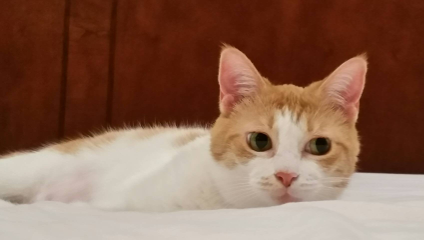
#> input picture 20fall/lec20/cat400.png, 424 x 240 px, found by its file name
$ jupyter execute --allow-errors lec07_interpolation.ipynb   (shell and % lines are left out)
#> lines starting #> are read from the running program, lines starting #| are printed output that depends on the picture
# ECE 417 Lecture 7: Image Upsampling and Downsampling
## Mark Hasegawa-Johnson, September 16, 2021
This file is distributed under a <a href="https://creativecommons.org/licenses/by/3.0/">CC-BY</a> license.  You may freely re-use or re-distribute the whole or any part.  If you re-distribute a non-trivial portion of it, give me credit.

## Outline of Today's lecture
* Decimation
* Downsampling
* Upsampling
* Piece-wise constant interpolation
* Piece-wise linear interpolation
* Piece-wise spline interpolation
* Sinc interpolation

# Preliminaries
First let's load some libraries, and some data.

[cell 1]
import imageio # for image i/o
import numpy as np  # general numeric operations and matrices
import io # for io.BytesIO, turns the data stream into a file-like object
import matplotlib.pyplot as plt # allows us to plot things
import urllib.request as request # downloads a file from the web
import math # for things like pi
image_url = 'http://isle.illinois.edu/speech_web_lg/coursematerials/ece417/18fall/cat400.png'
cat400=imageio.imread(io.BytesIO(request.urlopen(image_url).read())).astype(float)
plt.figure(1,figsize=(int(424*0.05),int(240*0.05)))
plt.imshow(cat400.astype('uint8'))
plt.title('Image of a cat with resolution {}'.format(cat400.shape),fontsize=18)

# Image as a signal

Notice that, in this case, the size of the image is $(240,480,3)$, meaning that it has 240 rows, 480 columns, and 3 colors.  `imageio` creates a numpy array indexed in that order (rows, columns, colors); other packages index in other orders, so you have to be careful each time you use a new package.  In any case, we can index this image as

$$x[m,n,k]$$

where we'll use

* $m$ to index the row,
* $n$ to index the column,
* $k$ to index the color plane (red, green, or blue).

# Decimation

Decimation just means we remove $D-1$ out of every $D$ samples, thus
$$y[m,n,k]=x[mD,nD,k]$$

[cell 2]
(M,N,K)=cat400.shape
#> M = 240; N = 424; K = 3
cat100=cat400[::4,::4,:]
print(cat100.shape)
#| (60, 106, 3)
plt.figure(1,figsize=(int(424*0.05),int(240*0.05)))
plt.imshow(cat100.astype('uint8'))
plt.title('Cat Decimated to 60x106x3',fontsize=18)

[cell 3]
plt.figure()
t4=np.linspace(0,N-1,N,dtype='int16')
#> t4 = 424 values from 0 to 423
f1=plt.figure(figsize=(14,4))
plt.plot(t4,cat400[160,:,2],t4[:106],cat100[40,:,2])
plt.title('Row 160 of fullsize image (blue), row 40 of decimated image (orange), color k=2')
#> figure, not shown here; curve peaks at x = 163, y = 207; curve peaks at x = 41, y = 207

### Fourier transforms of the high-resolution and downsampled images

Remember that the multi-dimensional Fourier transform is
$$X(\omega_1,\omega_2,\omega_3)=\sum_{n_1}\sum_{n_2}\sum_{n_3}x[n_1,n_2,n_3]e^{-j(\omega_1n_1+\omega_2n_2+\omega_3n_3)}$$

Since this is a separable operation, we can learn a lot by just focusing on one dimension at a time.  For example, let's define the DTFT of a row to be:

$$X(m,\omega,k)=\sum_n x[m,n,k]e^{-j\omega n}$$
$$Y(m,\omega,k)=\sum_n y[m,n,k]e^{-j\omega n}$$

But what is the relationship between $Y(\omega)$ and $X(\omega)$?  Hint: it involves aliasing.

This is easiest to analyze in two steps.  First, multiply $x[n]$ by
$$p[n]=\sum_{m=-\infty}^\infty \delta[n-mD]$$
in order to get the signal
$$v[n]=p[n]x[n]$$

[cell 4]
pulsetrain = np.zeros((M,N,K))
pulsetrain[::4,::4,:]=1
cat400_times_pulsetrain = cat400 * pulsetrain
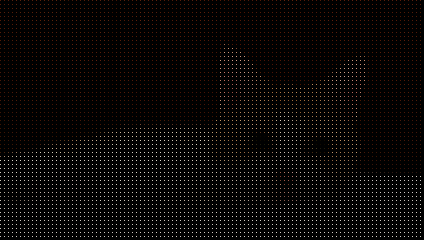
#> cat400_times_pulsetrain: shape (240, 424, 3) float64; mean R, G, B 8.6, 6.2, 5.1
plt.figure(1,figsize=(int(424*0.05),int(240*0.05)))
plt.imshow(cat400_times_pulsetrain.astype('uint8'))
plt.title('Cat Multiplied by Pulse Train',fontsize=18)

#### What's the Fourier transform of a pulse train?

The Fourier transform of a pulse train is a pulse train:

$$p[n]=\sum_{m=-\infty}^\infty \delta[n-mD]$$
which has a transform of
$$P(\omega)=\frac{2\pi}{D}\sum_{k=0}^{D-1} \delta\left(\omega-\frac{2\pi k}{D}\right)$$

[cell 5]
pulsetrain_transformed = np.fft.fft(pulsetrain[0,:,0])
n = np.arange(N)
#> n = 424 values from 0 to 423
omega = np.linspace(0,2*np.pi,N,endpoint=False)
#> omega = 424 values from 0 to 6.27
fig, ax = plt.subplots(2,1, figsize=(14,7))
ax[0].plot(n,pulsetrain[0,:,0])
ax[0].set_title('Impulse train in the time domain, with one impulse every 4 samples')
ax[0].set_xlabel('$n$')
ax[1].plot(omega,np.abs(pulsetrain_transformed))
ax[1].set_title('Its Fourier transform is a pulse train, with one impulse per $2\pi/4$ radians')
ax[1].set_xlabel('$\omega$')
fig.tight_layout()
#> figure, not shown here; panel 1: curve peaks at x = 0, y = 1; panel 2: curve peaks at x = 0, y = 106

### Multiplying in the time domain is convolving in the frequency domain

Remember that $v[n]=p[n]x[n]$.  Remember, also, that multiplying two signals in the time domain is the same as convolving them in the frequency domain:

$$v[n]=x[n]p[n]  \Leftrightarrow V(\omega)=\frac{1}{2\pi} P(\omega)\ast X(\omega)$$

Since convolving any signal with an impulse is the same as shifting the signal, we get that

$$P(\omega)=\frac{2\pi}{D}\sum_{k=0}^{D-1} \delta\left(\omega-\frac{2\pi k}{D}\right)$$

implies that

$$V(\omega) = \frac{1}{D} \sum_{k=0}^{D-1}X\left(\omega-\frac{2\pi k}{D}\right)$$

[cell 6]
cat400_transformed = np.fft.fft(cat400[160,:,2])
cat400_times_pulsetrain_transformed = np.fft.fft(cat400_times_pulsetrain[160,:,2])
fig, ax = plt.subplots(2,1, figsize=(14,7))
ax[0].plot(omega,20*np.log10(np.abs(cat400_transformed)))
ax[0].set_title('Fourier transform of the original high-res cat image')
ax[0].set_ylabel('deciBels')
ax[1].plot(omega,20*np.log10(np.abs(cat400_times_pulsetrain_transformed)))
ax[1].set_title('Fourier transform of the cat times the pulse train -- notice the aliasing!!!')
ax[1].set_xlabel('$\omega$')
ax[1].set_ylabel('deciBels')
fig.tight_layout()
#> figure, not shown here; panel 1: curve peaks at x = 0, y = 95.65; panel 2: curve peaks at x = 0, y = 83.65

Notice that $v[n]$ has all of the same samples as the downsampled image $y[n]$ -- they're just spread out, with 3 zeros between each nonzero sample.  Getting rid of the zeros doesn't change the spectrum, so we can compute it as follows:

$$y[n] = v[nD]$$
$$Y(\omega)=\sum_n y[n]e^{-j\omega n}$$
$$=\sum_m v[m=nD]e^{-j\omega m/D}$$
$$=V\left(\frac{\omega}{D}\right)$$

In other words, $Y(\omega)=V(\omega/D)$, which basically means that we just relabel the frequency axis -- anything that happens at $\omega=2\pi/D$ on the frequency axis for $V(\omega)$ happens at $\omega=2\pi$ on the frequency axis for $Y(\omega)$.  In particular, both $V(\omega)$ and $Y(\omega)$ have the same aliasing:

$$Y(\omega)= \left(\frac{1}{D}\right)\sum_{d=0}^{D-1} X\left(\frac{\omega-2\pi d}{D}\right)$$

[cell 7]
cat100_transformed = np.fft.fft(cat100[40,0:106,2])

fig = plt.figure(1,figsize=(14,10))
plt.subplot(311)
plt.plot(omega,20*np.log10(abs(cat400_transformed)))
plt.title('DTFT of row 160: Original')
plt.subplot(312)
plt.plot(omega,20*np.log10(abs(cat400_times_pulsetrain_transformed)))
plt.title('DTFT of row 160: Aliased in Frequency')
plt.subplot(313)
plt.plot(omega[::4],20*np.log10(abs(cat100_transformed)))
plt.title('DTFT of row 40, which used to be row 160: Downsampled')
fig.tight_layout()
#> figure, not shown here; panel 1: curve peaks at x = 0, y = 95.65; panel 2: curve peaks at x = 0, y = 83.65; panel 3: curve peaks at x = 0, y = 83.65

# Downsampling
We can avoid aliasing by lowpass filtering the signal prior to decimation.

The term `downsampling`, in general, just means "reducing the sampling rate."  The right way to downsample is to lopass filter, and then to decimate.

An ideal lowpass filter with cutoff frequency $\omega_c$ is given by
$$h[n]=\frac{\omega_c}{\pi}\mbox{sinc}(\omega_c n)=\frac{\sin(\omega_c n)}{\pi n}$$
When we create a lowpass filter by hand, we have to be careful with the $n=0$ sample:
$$h[0]=\frac{\omega_c}{\pi}$$
In order to avoid aliasing, we need
$$\omega_c=\frac{\pi}{D}$$
We can approximate an ideal lowpass filter by creating a reasonably long, rectangular-windowed FIR filter
(Hamming window would be better).  Then we can lowpass filter by convolving each row and each column:
    $$x_{lpf}[n]=h[n]\ast x[n]$$
    $$y_{lpf}[n] = x_{lpf}[nD]$$

[cell 8]
n16 = np.arange(-7.5,8.5)
omega16 = np.linspace(0,2*np.pi,16,endpoint=False)
lpf = 0.25 * np.hamming(16) * np.sin(np.pi*n16/4) / (np.pi*n16/4)
lpf16_transformed = np.fft.fft(lpf)
fig=plt.figure(1,figsize=(14,6))
plt.subplot(211)
plt.plot(n16,lpf)
plt.title('Hamming-Windowed Lowpass Filter at $\omega_c=\pi/4$, length = 1000 samples')
plt.xlabel('$m$')
plt.subplot(212)
plt.plot(omega16,np.abs(lpf16_transformed))
plt.title('Hamming-Windowed Lowpass Filter at $\omega_c=\pi/4$, length = 1000 samples')
plt.xlabel('$\omega$')
fig.tight_layout()
#> figure, not shown here; panel 1: curve peaks at x = -0.5, y = 0.241; panel 2: curve peaks at x = 0, y = 1

### Separable Filter

The np.convolve2d function implements convolution in two dimensions, but it's very slow to convolve in 2D (complexity is O($M^2N^2$)).

A much faster method is to first convolve each column (complexity: O($N^2$)), then convolve each row (complexity: O($M^2$)), total complexity is only O($M^2+N^2$).  This is called "separable filtering".

Here, we use mode='nearest' in order to repeat the outermost edge outward as padding for the convolution.

[cell 9]
tmp = np.zeros((M,N,K))
cat400_lowpassfiltered = np.zeros((M,N,K))
for k in range(0,K):
    for m in range(0,M):
        tmp[m,:,k] = np.convolve(lpf, cat400[m,:,k], mode='same')
    for n in range(0,N):
        cat400_lowpassfiltered[:,n,k] = np.convolve(lpf, tmp[:,n,k], mode='same')
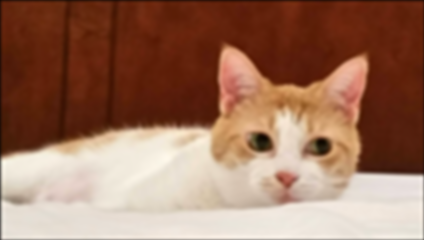
#> cat400_lowpassfiltered: shape (240, 424, 3) float64; mean R, G, B 137.4, 100.6, 82; drawn with min black and max white
plt.figure(1,figsize=(int(424*0.05),int(240*0.05)))
plt.imshow(cat400_lowpassfiltered.astype('uint8'))
plt.title('Cat that has been convolved with an LPF',fontsize=18)

Now let's take its Fourier transform, to make sure that it has been lowpass filtered.

[cell 10]
cat400_transformed = np.fft.fft(cat400[160,:,2])
cat400_lowpassfiltered_transformed = np.fft.fft(cat400_lowpassfiltered[160,:,2])
fig, ax = plt.subplots(2,1, figsize=(14,7))
ax[0].plot(omega,20*np.log10(np.abs(cat400_transformed)))
ax[0].set_title('Fourier transform of the original high-res cat image')
ax[0].set_ylabel('deciBels')
ax[1].plot(omega,20*np.log10(np.abs(cat400_lowpassfiltered_transformed)))
ax[1].set_title('Fourier transform of the lowpassfiltered cat')
ax[1].set_xlabel('$\omega$')
ax[1].set_ylabel('deciBels')
fig.tight_layout()
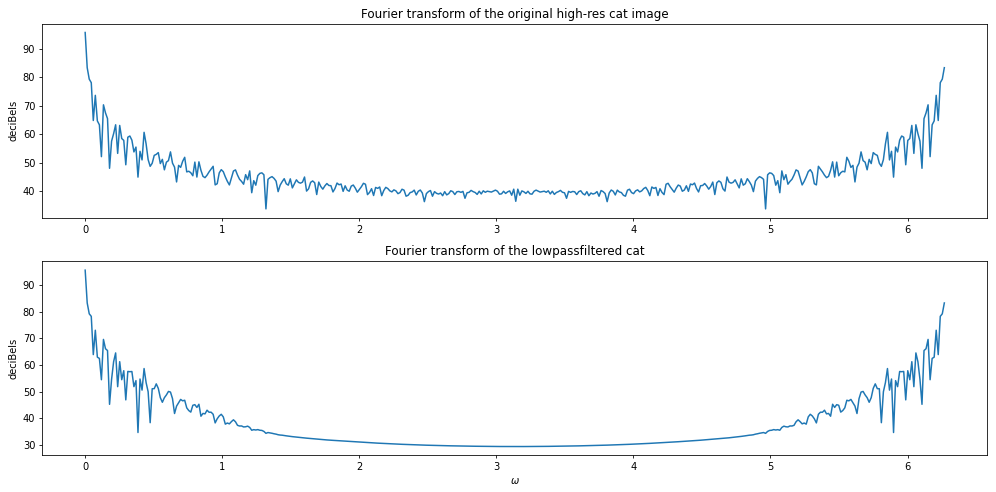
#> figure drawn by matplotlib, 2 panels; panel 1: curve peaks at x = 0, y = 95.65; panel 2: curve peaks at x = 0, y = 95.64

## Downsampling = Filtering followed by decimation
Now let's decimation the filtered image.  This should give a spectrum with much less aliasing.

[cell 11]
catf100 = cat400_lowpassfiltered[::4,::4,:]
plt.figure(1,figsize=(int(424*0.05),int(240*0.05)))
plt.imshow(catf100.astype('uint8'))
plt.title('Decimated cat: lowpass filtered, then downsampled',fontsize=18)

Let's compare the Fourier transforms of the cat that's just been downsampled, versus the one that's been lowpass filtered before downsampling, versus the Fourier transform of the original high-resolution cat image.

[cell 12]
cat400db = 20*np.log10(np.abs(np.fft.fft(cat400[160,:,2])))
#> cat400db = 424 values, max 95.65 at index 0, min 33.73 at index 335, mean 45.3
cat100db = 20*np.log10(4*np.abs(np.fft.fft(cat100[40,:,2])))
#> cat100db = 106 values, max 95.69 at index 0, min 37.93 at index 73, mean 57.37
catf100db = 20*np.log10(4*np.abs(np.fft.fft(catf100[40,:,2])))
#> catf100db = 106 values, max 95.65 at index 0, min 8.56 at index 44, mean 52.43
omega = np.linspace(0,2*np.pi,N)
#> omega = 424 values from 0 to 6.28

fig, ax = plt.subplots(1,1,figsize=(14,10))
ax.plot(omega[:212],cat400db[:212],'r-',omega[:53],cat100db[:53],'g-',omega[:53],catf100db[:53],'b-')
ax.set_title('Spectrum of original (r), decimated (g), downsampled (b)')
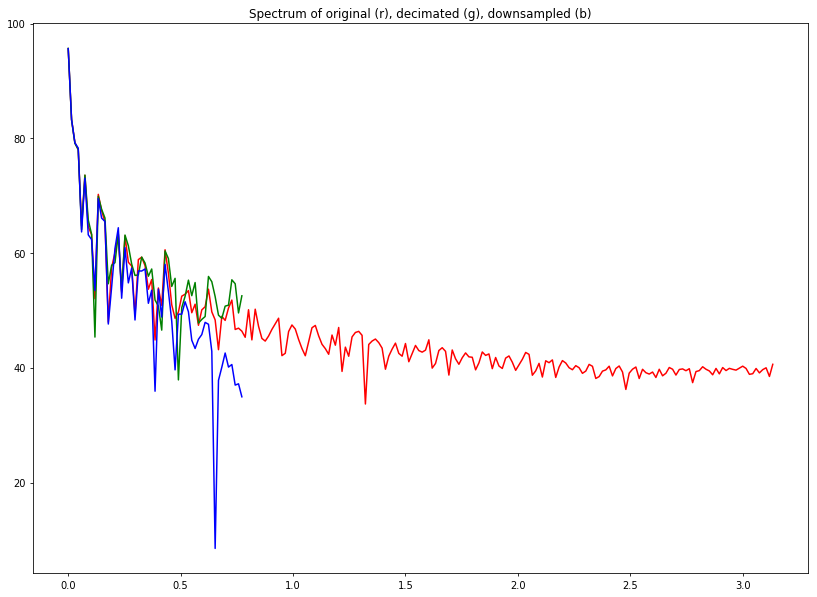
#> figure drawn by matplotlib, 1 panel; curve peaks at x = 0, y = 95.65; curve peaks at x = 0, y = 95.69; curve peaks at x = 0, y = 95.65

# Upsampling

Upsampling is the process of creating a larger image, from a smaller image, by just inserting zeros:
$$z[m,n,k] = \left\{\begin{array}{ll}
y[m/D,n/D,k] & m/D,~n/D~\mbox{are integers}\\
0 & \mbox{otherwise}
\end{array}\right.$$

Notice: $z[n]$ is exactly the same as the signal $v[n]$ that we saw before!! So it has aliasing.

Again, the problem is aliasing:
$$Z(\omega) = V(\omega) = Y(D\omega)$$

This time, though, the aliasing is much more visible in the image.  In fact, the image is mostly black dots, with a few spots of color (one per $D\times D$ square).

[cell 13]
cat_upsampled = np.zeros(cat400.shape,dtype=cat400.dtype)
for m in range(0,60):
    for n in range(0,106):
        for k in range(0,K):
            cat_upsampled[4*m,4*n,k]=cat100[m,n,k]
plt.figure(1,figsize=(int(424*0.05),int(240*0.05)))
plt.imshow(cat_upsampled.astype('uint8'))
plt.title('Cat that has been upsampled without interpolation')

#  Piece-wise constant interpolation

The solution is obvious: rather than just filling zeros between the upsampled samples, we need to fill in some meaningful value.
The first solution to consider is piece-wise constant interpolation, sometimes called zero-order hold (ZOH).

$$z[m,n,k]=y[\mbox{int}(m/D),\mbox{int}(n/D),k]$$

This results in some aliasing, but not as bad as the upsampled cat.

[cell 14]
cat_pwc_double = np.zeros(cat400.shape,dtype=cat400.dtype)
for m in range(0,240):
    for n in range(0,424):
        for k in range(0,K):
            cat_pwc_double[m,n,k]=cat100[int(m/4),int(n/4),k]
cat_pwc = np.ndarray.astype(np.maximum(0,np.minimum(255,cat_pwc_double)),dtype='uint8')
plt.figure(1,figsize=(int(424*0.05),int(240*0.05)))
plt.imshow(cat_pwc)
plt.title('Cat interpolated using PWC interpolation')

# Piece-wise linear (bilinear) interpolation

Piece-wise linear interpolation, in two dimensions at the same time, is called bilinear interpolation.

We can accomplish it by **literally** doing a piece-wise linear interpolation of the signal, as in the following code:

[cell 15]
tmp = np.zeros((M//4,N,K))
cat_pwl = np.zeros((M,N,K))
#> (the rest of this cell did not finish here and is left out)

Notice that piece-wise-linear interpolation is just like upsampling the cat, and then convolving with the piece-wise linear interpolation filter:

$$h_{PWL}[n] = \left\{\begin{array}{ll}
\frac{D-|n|}{D} & -D\le n\le D\\
0 & \mbox{otherwise}\end{array}\right.
$$

Similarly, piece-wise constant interpolation is just like upsampling the cat, and then convolving with the piece-wise constant interpolation filter:

$$h_{PWC}[n] = \left\{\begin{array}{ll} 1 & 0\le n<D\\
0 & \mbox{otherwise}\end{array}\right.$$

[cell 16]
zero_sample = 6
n_axis = np.linspace(-zero_sample,zero_sample, 2*zero_sample+1, dtype='int16')
h_pwc = np.zeros(13)
h_pwl = np.zeros(13)
for n in range(0,4):
    h_pwc[zero_sample+n]=1
    h_pwl[zero_sample+n]=0.25*(4-n)
    h_pwl[zero_sample-n]=0.25*(4-n)
plt.figure(1,figsize=(14,6))
plt.subplot(211)
plt.stem(n_axis,h_pwc)
plt.title('PWC Interpolation is like convolving with the PWC interpolator')
plt.subplot(212)
plt.stem(n_axis,h_pwl)
plt.title('PWL Interpolation is like convolving with the PWL interpolator')
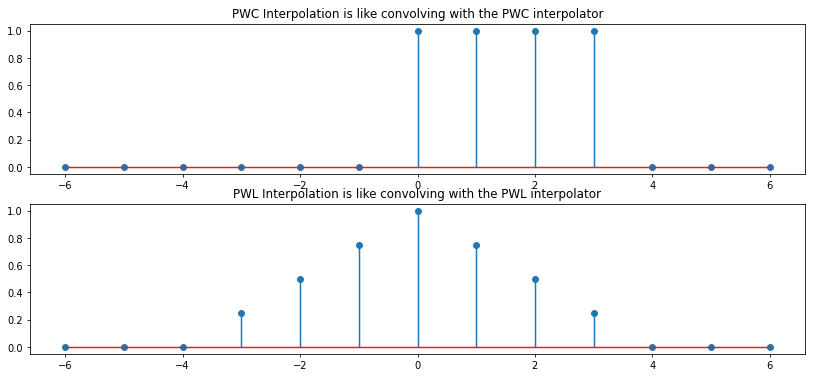
#> figure drawn by matplotlib, 2 panels; panel 1: curve peaks at x = 0, y = 1; panel 2: curve peaks at x = 0, y = 1

Just to prove it, let's recompute the bilinear-interpolated cat using the triangle filter above, and show that it's the same image.

[cell 17]
tmp = np.zeros((M,N,K))
cat_triangle = np.zeros((M,N,K))
for k in range(3):
    for m in range(M):
        tmp[m,:,k] = np.convolve(cat_upsampled[m,:,k],h_pwl,mode='same')
    for n in range(N):
        cat_triangle[:,n,k] = np.convolve(tmp[:,n,k], h_pwl, mode='same')
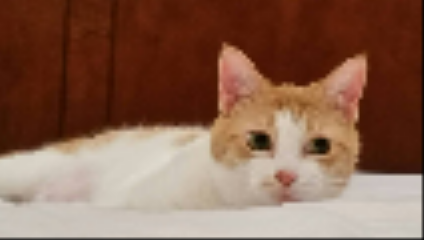
#> cat_triangle: shape (240, 424, 3) float64; mean R, G, B 136, 99.5, 81
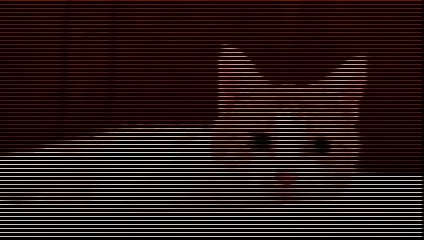
#> tmp: shape (240, 424, 3) float64; mean R, G, B 34.1, 24.9, 20.3
plt.figure(1,figsize=(int(424*0.05),int(240*0.05)))
plt.imshow(cat_triangle.astype('uint8'))
plt.title('Cat upsampled using a triangle interpolation kernel')

# Sinc Interpolation

PWC interpolation suffers from obvious blocky artifacts.  PWL interpolation smooths away most of those, but not all.
We can get rid of all of them, and get the lowpass-filtered cat back again exactly, by filtering the upsampled cat
using an ideal sinc function.

$$z[n]=D^2  h_{LPF}[n]\ast y[n]$$

Multiplying by a factor of $D^2$ is necessary because we're trying to construct $D^2$ output samples from every one input sample.

[cell 18]
cat_si=np.zeros((240,424,3),dtype='double')
tmp=np.zeros((240,424,3),dtype='double')
for k in range(0,K):
    for m in range(0,M):
        tmp[m,:,k]=4*np.convolve(cat_upsampled[m,:,k],lpf,mode='same')
    for n in range(0,423):
        cat_si[:,n,k]=4*np.convolve(tmp[:,n,k],lpf,mode='same')
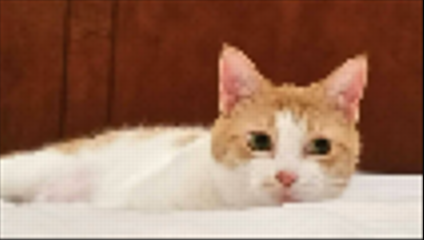
#> cat_si: shape (240, 424, 3) float64; mean R, G, B 136.9, 100.1, 81.4; drawn with min black and max white
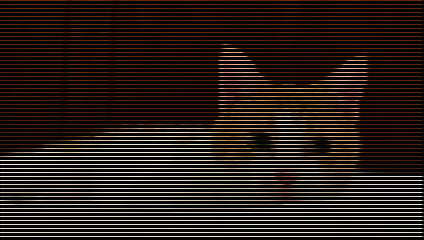
#> tmp: shape (240, 424, 3) float64; mean R, G, B 34.3, 25, 20.3; drawn with min black and max white
plt.figure(1,figsize=(int(424*0.05),int(240*0.05)))
plt.imshow(cat_si.astype('uint8'))
plt.title('Cat upsampled using sinc interpolation',fontsize=18)
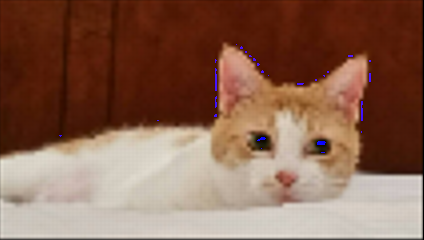
#> shown: shape (240, 424, 3); mean R, G, B 136.4, 99.6, 81.6
